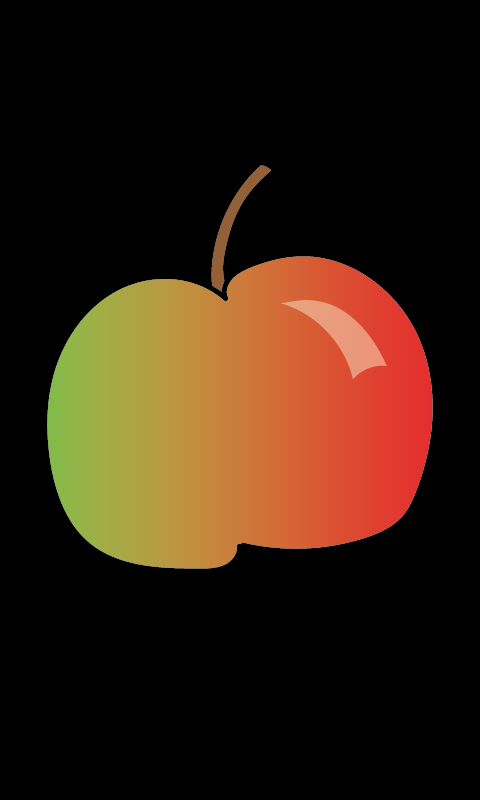

This is a level from a 2D game, rendered from its Tiled map with the project's own tilesets. A one-line summary and the map file follow, with tile-layer data summarised:
An orthogonal 60x100 tile map with 8x8 px tiles, 1 tile layer (Tile Layer 1) and 156 objects.

<map version="1.4" tiledversion="1.4.3" orientation="orthogonal" renderorder="left-down" width="60" height="100" tilewidth="8" tileheight="8" infinite="0" nextlayerid="4" nextobjectid="158">
 <tileset firstgid="1" name="bat" tilewidth="8" tileheight="8" tilecount="13200" columns="60">
  <image source="bat.png" width="480" height="1760" />
 </tileset>
 <objectgroup id="2" name="PiirtoPisteet" visible="0">
  <object id="1" x="259.898" y="163.018">
   <point />
  </object>
  <object id="2" x="252.445" y="170.47">
   <point />
  </object>
  <object id="3" x="248.719" y="174.197">
   <point />
  </object>
  <object id="4" x="244.993" y="181.649">
   <point />
  </object>
  <object id="5" x="237.541" y="189.101">
   <point />
  </object>
  <object id="6" x="233.815" y="195.622">
   <point />
  </object>
  <object id="7" x="231.952" y="202.143">
   <point />
  </object>
  <object id="8" x="227.294" y="211.458">
   <point />
  </object>
  <object id="9" x="225.431" y="217.047">
   <point />
  </object>
  <object id="10" x="219.842" y="228.225">
   <point />
  </object>
  <object id="11" x="217.047" y="234.746">
   <point />
  </object>
  <object id="12" x="213.321" y="245.925">
   <point />
  </object>
  <object id="13" x="214.252" y="255.24">
   <point />
  </object>
  <object id="14" x="210.526" y="265.487">
   <point />
  </object>
  <object id="15" x="210.526" y="276.665">
   <point />
  </object>
  <object id="16" x="213.321" y="283.186">
   <point />
  </object>
  <object id="17" x="219.842" y="291.57">
   <point />
  </object>
  <object id="18" x="223.568" y="299.953">
   <point />
  </object>
  <object id="19" x="225.431" y="281.323">
   <point />
  </object>
  <object id="20" x="228.225" y="262.692">
   <point />
  </object>
  <object id="21" x="227.294" y="249.651">
   <point />
  </object>
  <object id="22" x="233.815" y="231.02">
   <point />
  </object>
  <object id="23" x="238.472" y="218.91">
   <point />
  </object>
  <object id="24" x="244.993" y="206.8">
   <point />
  </object>
  <object id="25" x="249.651" y="193.759">
   <point />
  </object>
  <object id="26" x="256.171" y="190.964">
   <point />
  </object>
  <object id="27" x="265.487" y="179.786">
   <point />
  </object>
  <object id="28" x="269.213" y="175.128">
   <point />
  </object>
  <object id="29" x="265.487" y="165.813">
   <point />
  </object>
  <object id="30" x="227.294" y="291.57">
   <point />
  </object>
  <object id="31" x="231.02" y="275.734">
   <point />
  </object>
  <object id="32" x="241.267" y="269.213">
   <point />
  </object>
  <object id="33" x="248.719" y="267.35">
   <point />
  </object>
  <object id="34" x="255.24" y="264.555">
   <point />
  </object>
  <object id="35" x="260.829" y="263.624">
   <point />
  </object>
  <object id="36" x="272.007" y="257.103">
   <point />
  </object>
  <object id="37" x="280.391" y="257.103">
   <point />
  </object>
  <object id="38" x="299.022" y="255.24">
   <point />
  </object>
  <object id="39" x="305.543" y="256.171">
   <point />
  </object>
  <object id="40" x="316.721" y="258.966">
   <point />
  </object>
  <object id="41" x="337.215" y="265.487">
   <point />
  </object>
  <object id="42" x="325.105" y="258.966">
   <point />
  </object>
  <object id="43" x="292.501" y="256.171">
   <point />
  </object>
  <object id="44" x="346.53" y="266.418">
   <point />
  </object>
  <object id="45" x="356.777" y="272.939">
   <point />
  </object>
  <object id="46" x="364.229" y="275.734">
   <point />
  </object>
  <object id="47" x="378.202" y="284.117">
   <point />
  </object>
  <object id="48" x="384.723" y="290.638">
   <point />
  </object>
  <object id="49" x="392.175" y="299.953">
   <point />
  </object>
  <object id="50" x="397.764" y="307.406">
   <point />
  </object>
  <object id="51" x="408.011" y="320.447">
   <point />
  </object>
  <object id="52" x="417.327" y="331.626">
   <point />
  </object>
  <object id="53" x="421.984" y="342.804">
   <point />
  </object>
  <object id="54" x="421.984" y="352.119">
   <point />
  </object>
  <object id="55" x="427.573" y="365.161">
   <point />
  </object>
  <object id="56" x="427.573" y="379.134">
   <point />
  </object>
  <object id="57" x="436.889" y="388.449">
   <point />
  </object>
  <object id="58" x="434.094" y="398.696">
   <point />
  </object>
  <object id="59" x="435.026" y="413.6">
   <point />
  </object>
  <object id="60" x="435.026" y="421.984">
   <point />
  </object>
  <object id="61" x="435.026" y="431.299">
   <point />
  </object>
  <object id="62" x="434.094" y="439.683">
   <point />
  </object>
  <object id="63" x="433.163" y="449.93">
   <point />
  </object>
  <object id="64" x="429.436" y="457.382">
   <point />
  </object>
  <object id="65" x="426.642" y="472.287">
   <point />
  </object>
  <object id="66" x="425.71" y="479.739">
   <point />
  </object>
  <object id="67" x="422.916" y="486.26">
   <point />
  </object>
  <object id="68" x="418.258" y="498.37">
   <point />
  </object>
  <object id="69" x="413.6" y="510.48">
   <point />
  </object>
  <object id="70" x="407.08" y="514.206">
   <point />
  </object>
  <object id="71" x="405.217" y="518.864">
   <point />
  </object>
  <object id="72" x="395.901" y="526.316">
   <point />
  </object>
  <object id="73" x="386.586" y="532.837">
   <point />
  </object>
  <object id="74" x="379.134" y="538.426">
   <point />
  </object>
  <object id="75" x="366.092" y="544.015">
   <point />
  </object>
  <object id="76" x="359.571" y="544.015">
   <point />
  </object>
  <object id="77" x="344.667" y="544.946">
   <point />
  </object>
  <object id="78" x="340.941" y="546.81">
   <point />
  </object>
  <object id="79" x="321.379" y="549.604">
   <point />
  </object>
  <object id="80" x="304.611" y="551.467">
   <point />
  </object>
  <object id="81" x="330.694" y="550.536">
   <point />
  </object>
  <object id="82" x="301.816" y="554.262">
   <point />
  </object>
  <object id="83" x="319.516" y="553.33">
   <point />
  </object>
  <object id="84" x="298.09" y="554.262">
   <point />
  </object>
  <object id="85" x="286.912" y="554.262">
   <point />
  </object>
  <object id="86" x="272.939" y="551.467">
   <point />
  </object>
  <object id="87" x="257.103" y="548.673">
   <point />
  </object>
  <object id="88" x="250.582" y="547.741">
   <point />
  </object>
  <object id="89" x="246.856" y="547.741">
   <point />
  </object>
  <object id="90" x="240.335" y="548.673">
   <point />
  </object>
  <object id="91" x="237.541" y="557.056">
   <point />
  </object>
  <object id="92" x="234.746" y="560.782">
   <point />
  </object>
  <object id="93" x="222.636" y="563.577">
   <point />
  </object>
  <object id="94" x="219.842" y="568.235">
   <point />
  </object>
  <object id="95" x="208.663" y="569.166">
   <point />
  </object>
  <object id="96" x="228.225" y="565.44">
   <point />
  </object>
  <object id="97" x="208.663" y="569.166">
   <point />
  </object>
  <object id="98" x="214.252" y="571.961">
   <point />
  </object>
  <object id="99" x="191.896" y="570.098">
   <point />
  </object>
  <object id="100" x="186.306" y="570.098">
   <point />
  </object>
  <object id="101" x="163.95" y="571.029">
   <point />
  </object>
  <object id="102" x="201.211" y="574.755">
   <point />
  </object>
  <object id="103" x="174.197" y="568.235">
   <point />
  </object>
  <object id="104" x="150.908" y="569.166">
   <point />
  </object>
  <object id="105" x="135.072" y="567.303">
   <point />
  </object>
  <object id="106" x="118.305" y="562.646">
   <point />
  </object>
  </objectgroup>
 <objectgroup id="3" name="VoittoPisteet">
  <!-- 13 objects omitted --></objectgroup>
 <layer id="1" name="Tile Layer 1" width="60" height="100">
  <data>[6000 cells, 6000 non-empty, 6000 distinct tile ids]</data>
 </layer>
</map>
<!-- 50 of 156 objects omitted -->
